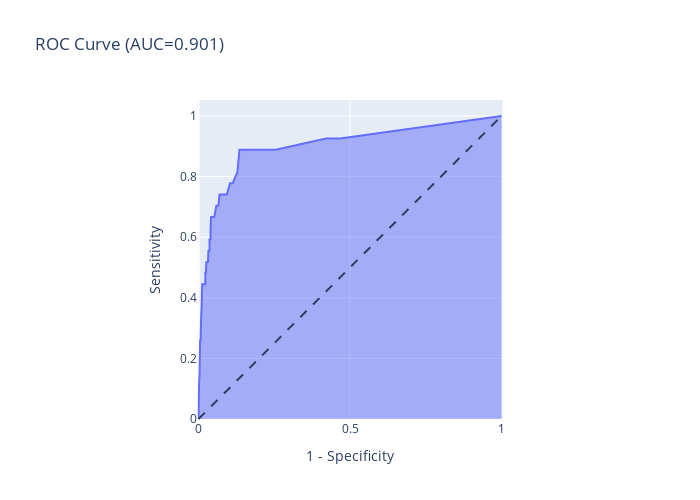

This figure's notebook cell:
### Code cell
# train-test split used (consider k-fold )

X_train, X_test, y_train, y_test = train_test_split(X, y, test_size=0.30, random_state=42)

# Instantiate the model object
rf_model = RandomForestClassifier(random_state=42)

# Fit the model with the training data
rf_model = rf_model.fit(X_train, y_train)

# Predict the target on the test dataset
y_pred_probabilities = rf_model.predict_proba(X_test)[:, 1]

# Calculate the (1) false positive rate, (2) true positive rate, and (3) thresholds
y_pred_probabilities = list(y_pred_probabilities) # converting to list
fpr, tpr, thresholds = roc_curve(y_test, y_pred_probabilities)

# Plotting the chart
fig = px.area(
    x=fpr, y=tpr,
    title=f'ROC Curve (AUC={auc(fpr, tpr):.3f})',
    labels=dict(x='1 - Specificity', y='Sensitivity'),
    width=700, height=500
)

# This part is just for formatting & adding the dash-line 
fig.add_shape(
    type='line', line=dict(dash='dash'),
    x0=0, x1=1, y0=0, y1=1
)
fig.update_yaxes(scaleanchor="x", scaleratio=1)
fig.update_xaxes(constrain='domain')


fig.show()

### Figure 1 — Plotly figure (JSON) as saved in the notebook; plotly's stock layout.template omitted (floating-point values rounded to 4 significant figures)
{"data": [{"hovertemplate": "1 - Specificity=%{x}<br>Sensitivity=%{y}<extra></extra>", "legendgroup": "", "line": {"color": "#636efa"}, "marker": {"symbol": "circle"}, "mode": "lines", "name": "", "orientation": "v", "showlegend": false, "stackgroup": "1", "type": "scatter", "x": [0, 0, 0.001733, 0.001733, 0.003466, 0.003466, 0.005199, 0.006932, 0.006932, 0.008666, 0.008666, 0.0104, 0.0104, 0.01213, 0.02253, 0.02253, 0.02426, 0.026, 0.0312, 0.03293, 0.0364, 0.0364, 0.03986, 0.03986, 0.04159, 0.04506, 0.05199, 0.05893, 0.06586, 0.06932, 0.08319, 0.09359, 0.104, 0.1127, 0.1282, 0.1334, 0.1352, 0.1456, 0.1629, 0.208, 0.2253, 0.2548, 0.4211, 0.461, 0.4679, 1], "xaxis": "x", "y": [0, 0.03704, 0.03704, 0.1111, 0.1481, 0.2222, 0.2593, 0.2593, 0.2963, 0.2963, 0.3333, 0.3704, 0.4074, 0.4444, 0.4444, 0.4815, 0.4815, 0.5185, 0.5185, 0.5556, 0.5556, 0.5926, 0.5926, 0.6296, 0.6667, 0.6667, 0.6667, 0.7037, 0.7037, 0.7407, 0.7407, 0.7407, 0.7778, 0.7778, 0.8148, 0.8889, 0.8889, 0.8889, 0.8889, 0.8889, 0.8889, 0.8889, 0.9259, 0.9259, 0.9259, 1], "yaxis": "y"}], "layout": {"height": 500, "legend": {"tracegroupgap": 0}, "shapes": [{"line": {"dash": "dash"}, "type": "line", "x0": 0, "x1": 1, "y0": 0, "y1": 1}], "title": {"text": "ROC Curve (AUC=0.901)"}, "width": 700, "xaxis": {"anchor": "y", "constrain": "domain", "domain": [0, 1], "title": {"text": "1 - Specificity"}}, "yaxis": {"anchor": "x", "domain": [0, 1], "scaleanchor": "x", "scaleratio": 1, "title": {"text": "Sensitivity"}}}}
